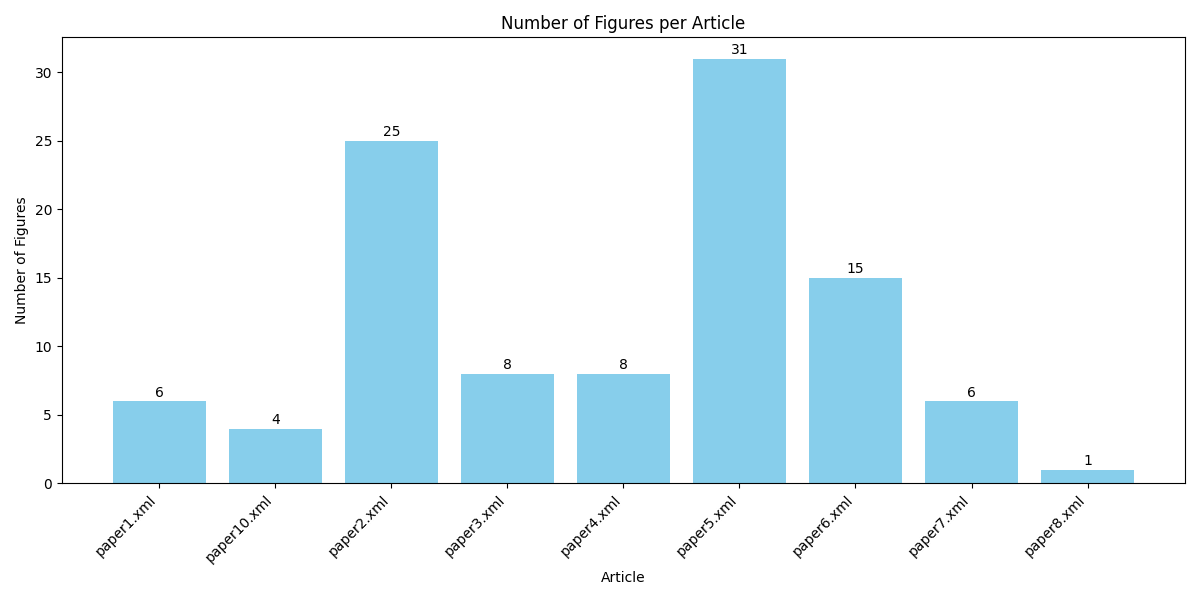

Write the Python code that produced this figure.
import os
import glob
from lxml import etree
import matplotlib.pyplot as plt
import pandas as pd

TEI_FOLDER = "tei"

figure_counts = {}

for file in glob.glob(os.path.join(TEI_FOLDER, "*.xml")):
    tree = etree.parse(file)
    root = tree.getroot()
    ns = {"tei": "http://www.tei-c.org/ns/1.0"}

    paper_name = os.path.basename(file)

    # Contar todas las figuras (incluye tablas)
    figures = root.xpath("//tei:figure", namespaces=ns)
    figure_counts[paper_name] = len(figures)

# Crear DataFrame para graficar
df = pd.DataFrame.from_dict(figure_counts, orient='index', columns=['num_figures'])
df = df.sort_index()  # orden alfabético

# Crear gráfico de barras
plt.figure(figsize=(12,6))
bars = plt.bar(df.index, df['num_figures'], color='skyblue')
plt.xlabel("Article")
plt.ylabel("Number of Figures")
plt.title("Number of Figures per Article")
plt.xticks(rotation=45, ha='right')

# Etiquetas encima de las barras
for bar in bars:
    height = bar.get_height()
    plt.text(bar.get_x() + bar.get_width()/2, height + 0.1, str(int(height)),
             ha='center', va='bottom')

plt.tight_layout()
plt.savefig("resultados/figures_per_article.png")
plt.show()
